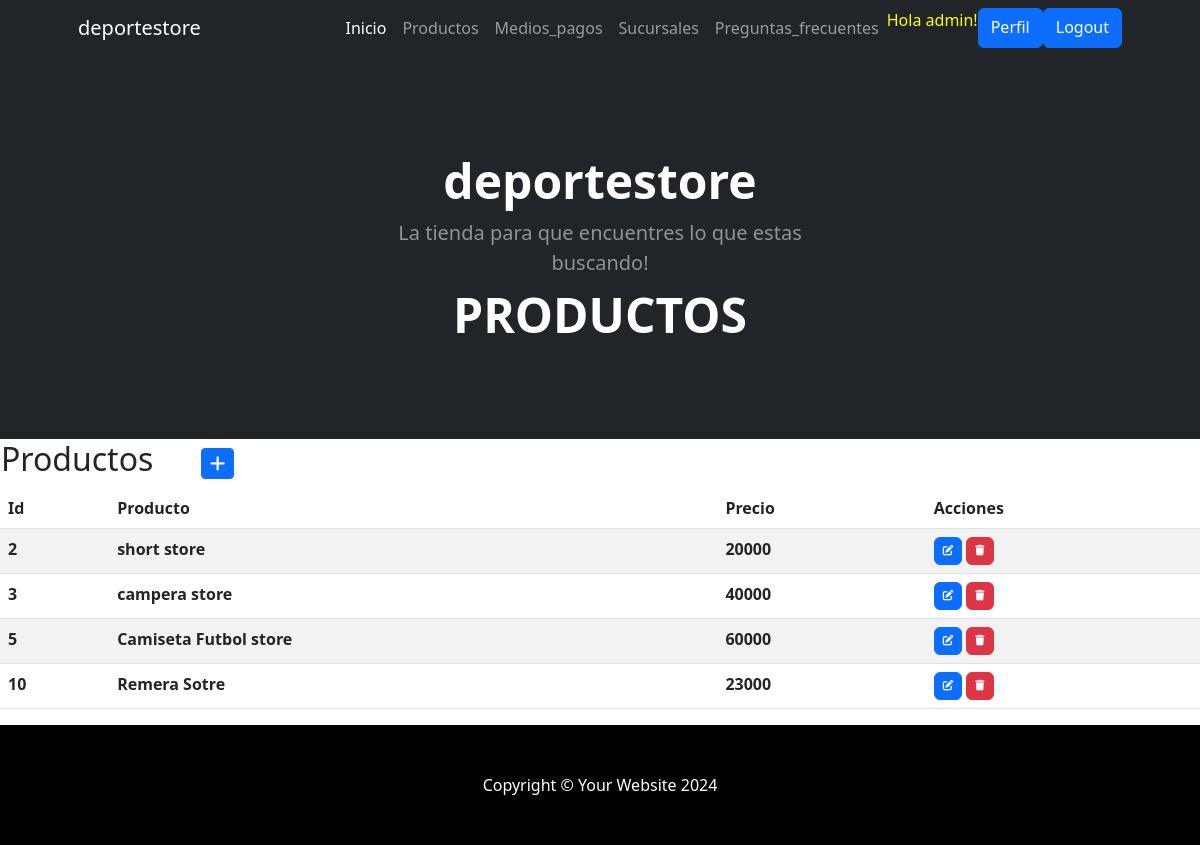
/aplicacion/productos/ (signed in), run on the app's committed database.
### aplicacion/models.py (models this page shows, shortened)
class Productos(models.Model):
    nombre = models.CharField(max_length=50)
    precio = models.IntegerField()
    class Meta:
        verbose_name = "Producto"
        verbose_name_plural = "Productos"

### aplicacion/views.py (the view)
# urls.py: path('productos/', productos, name="productos"),
@login_required
def productos(request):
    contexto = {'productos': Productos.objects.all()}
    return render(request, "aplicacion/productos.html", contexto)

### aplicacion/templates/aplicacion/productos.html (shortened to what this page needs)
{% extends 'aplicacion/home.html' %}
{% block contenido %}
    <h1 class="display-5 fw-bolder text-white mb-2"> PRODUCTOS </h1>
{% endblock contenido %}
{% block contenido2 %}
     <table>
        <tr>
           <td width="200"><h2>Productos</h2></td>
           <td>
             <a
             href="{% url 'productos_form' %}"
             class="btn btn-primary btn-sm"
             >
             </a>
           </td>
        </tr>
   </table>
    <table class="table table-striped">
        <thead>
            <tr>
                <th>Id</th>
                <th>Producto</th>
                <th>Precio</th>
                <th>Acciones</th>
            </tr>
        </thead>
        <tbody>
    {% for c in productos %}
           <tr>
               <th>{{ c.id }}</th>
               <th>{{ c.nombre }}</th>
               <th>{{ c.precio }}</th>
               <th>
                <a
                  href="{% url 'productos_actualizar' c.id %}"
                  class="btn btn-primary"
                  style="--bs-btn-padding-y: .25rem; --bs-btn-padding-x: .5rem; --bs-btn-font-size: .75rem;"
                  >
                </a>
                <a
                  href="{% url 'productos_borrar' c.id %}"
                  class="btn btn-danger"
                  style="--bs-btn-padding-y: .25rem; --bs-btn-padding-x: .5rem; --bs-btn-font-size: .75rem;"
                  >
                </a>
              </th>
           </tr>
    {% endfor %}
        </tbody>
    </table>
{% endblock contenido2 %}

### aplicacion/templates/aplicacion/home.html (shortened to what this page needs)
<!DOCTYPE html>
<html lang="en">
    <head>
        {% load static %}
        <link href="https://cdn.jsdelivr.net/npm/bootstrap-icons@1.4.1/font/bootstrap-icons.css" rel="stylesheet" />
        <link href="{% static 'css/styles.css' %}" rel="stylesheet" />
        <link rel="stylesheet" href="https://cdnjs.cloudflare.com/ajax/libs/font-awesome/6.4.0/css/all.min.css">
    </head>
    <body>
        <nav class="navbar navbar-expand-lg navbar-dark bg-dark">
            <div class="container px-5">
                <a class="navbar-brand" href="#!">deportestore</a>
                <div class="collapse navbar-collapse" id="navbarSupportedContent">
                    <ul class="navbar-nav ms-auto mb-2 mb-lg-0">
                        <li class="nav-item"><a class="nav-link active" aria-current="page" href="{% url 'home' %}">Inicio</a></li>
                    {% if user.is_authenticated %}
                        <li class="nav-item"><a class="nav-link" href="{% url 'productos' %}">Productos</a></li>
                        <li class="nav-item"><a class="nav-link" href="{% url 'medios_pago' %}">Medios_pagos</a></li>
                        <li class="nav-item"><a class="nav-link" href="{% url 'sucursales' %}">Sucursales</a></li>
                        <li class="nav-item"><a class="nav-link" href="{% url 'preguntas_frecuentes' %}">Preguntas_frecuentes</a></li>
                        <p style="color:yellow">Hola {{user.username}}!</p>
                        <a class="btn btn-primary" href="{% url 'editar_perfil' %}">Perfil</a>
                        <a class="btn btn-primary" href="{% url 'logout' %}">Logout</a>
                    {% else %}
                        <a class="btn btn-primary" href="{% url 'login' %}">Login</a>
                        <a class="btn btn-success" href="{% url 'registro' %}">Registro</a>
                    {% endif %}
                    </ul>
                </div>
            </div>
        </nav>
        <header class="bg-dark py-5">
            <div class="container px-5">
                <div class="row gx-5 justify-content-center">
                    <div class="col-lg-6">
                        <div class="text-center my-5">
                            <h1 class="display-5 fw-bolder text-white mb-2">deportestore</h1>
                            <p class="lead text-white-50 mb-2">La tienda para que encuentres lo que estas buscando!</p>
                            {% block contenido %}
                            {% endblock contenido %}
                        </div>
                    </div>
                </div>
            </div>
        </header>
        {% block contenido2 %}
        {% endblock contenido2 %}
        <footer class="py-5 bg-black">
        <div class="container px-5"><p class="m-0 text-center text-white">Copyright &copy; Your Website 2024</p></div>
        </footer>
    </body>
</html>

### data on the page
Productos: id "2", nombre "short store", precio "20000"
Productos: id "3", nombre "campera store", precio "40000"
Productos: id "5", nombre "Camiseta Futbol store", precio "60000"
Productos: id "10", nombre "Remera Sotre", precio "23000"

### other printed values
{{ user.username }} "admin"
